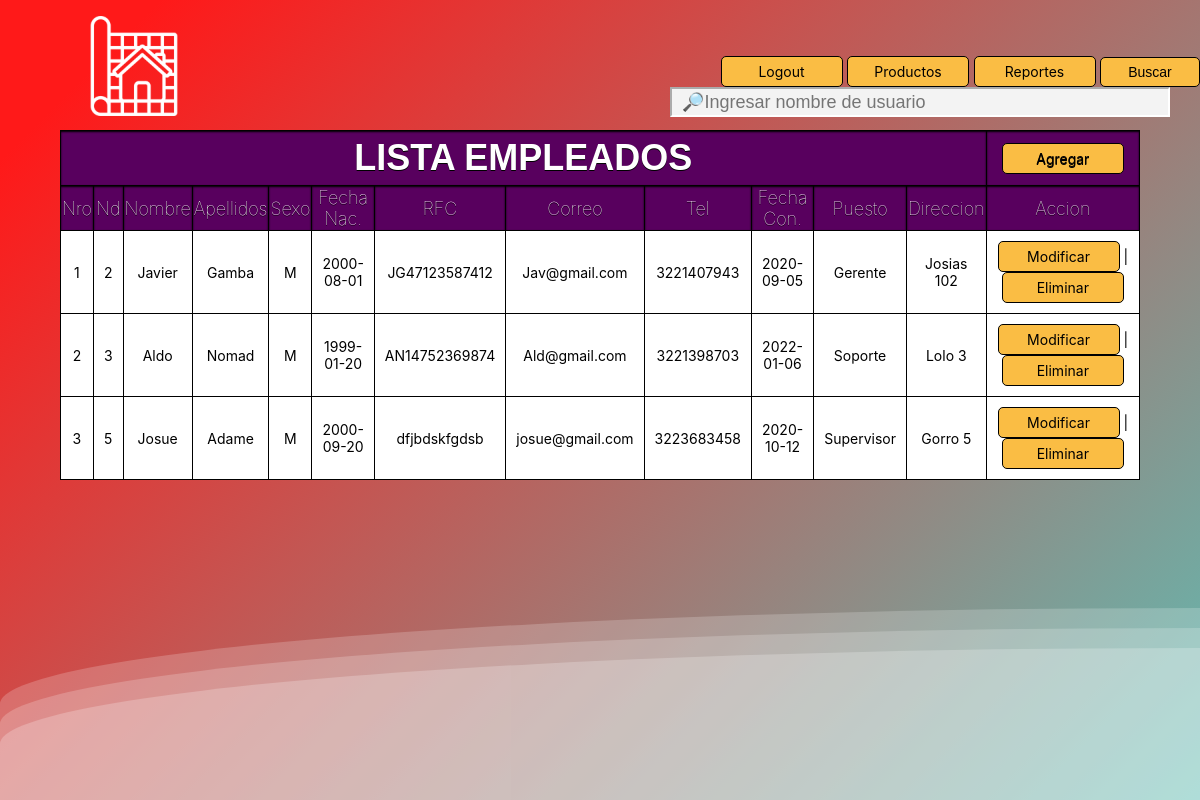
Page /admi/lis_emp.php on the committed database.
### tables this page shows
CREATE TABLE `empleados` (
  `id_empleado` int(11) NOT NULL,
  `nombre` varchar(20) DEFAULT NULL,
  `apellidos` varchar(20) DEFAULT NULL,
  `sexo` char(1) DEFAULT NULL,
  `fecha_nac` date DEFAULT NULL,
  `rfc` varchar(13) DEFAULT NULL,
  `correo` varchar(20) DEFAULT NULL,
  `pass` varchar(256) NOT NULL,
  `num_tel` varchar(10) DEFAULT NULL,
  `fecha_contratacion` date DEFAULT NULL,
  `puesto` varchar(15) DEFAULT NULL,
  `direccion` varchar(50) DEFAULT NULL,
  `estatus` int(11) NOT NULL
);

### admi/lis_emp.php (the view, shortened to what this page needs)
<?php
include_once("../conexion/conexionBD.php");
?>
<html>
<head>
		<link rel="stylesheet" href="../css/style.css">
        <link rel="stylesheet" href="../css/found.css">
</head>
<body>
    <div class="wave"></div>
     <div class="wave"></div>
     <div class="wave"></div>
    <table>
	<img src="../img/iconosh2.png">
			<div id="barrabuscar">
		<form method="POST">
        <a onclick="location.href='../login/log.php'">Logout</a>
        <a onclick="location.href='../admi/admi.php'">Productos</a>
        <a onclick="location.href='../admi/tic_admi.php'">Reportes</a>
	    <input type="submit" value="Buscar" name="btnbuscar"><input type="text" name="txtbuscar" id="cajabuscar" placeholder="&#128270;Ingresar nombre de usuario">
		</form>
		</div>
			<tr><th colspan="12"><h1>LISTA EMPLEADOS</h1><th><a style="font-weight: normal; font-size: 14px;" onclick="abrirform()">Agregar</a></th></tr>
			<tr>
		    <th>Nro</th>
			<th>Nd</th>
            <th>Nombre</th>
            <th>Apellidos</th>
            <th>Sexo</th>
            <th>Fecha Nac.</th>
            <th>RFC</th>
            <th>Correo</th>
            <th>Tel</th>
            <th>Fecha Con.</th>
            <th>Puesto</th>
            <th>Direccion</th>
            <th>Accion</th>
			</tr>
        <?php
if(isset($_POST['btnbuscar']))
{
$buscar = $_POST['txtbuscar'];
$queryusuarios = mysqli_query($conexion, "SELECT nd,user,correo,pass FROM empleado where user like '".$buscar."%' and estatus='0'");
}
else
{
$queryusuarios = mysqli_query($conexion, "SELECT * FROM empleados where estatus=0 ORDER BY id_empleado asc");
}
		$numerofila = 0;
        while($mostrar = mysqli_fetch_array($queryusuarios))
		{    $numerofila++;
            echo "<tr>";
			echo "<td>".$numerofila."</td>";
            echo "<td>".$mostrar['id_empleado']."</td>";
            echo "<td>".$mostrar['nombre']."</td>";
            echo "<td>".$mostrar['apellidos']."</td>";
			echo "<td>".$mostrar['sexo']."</td>";
			echo "<td>".$mostrar['fecha_nac']."</td>";
			echo "<td>".$mostrar['rfc']."</td>";
			echo "<td>".$mostrar['correo']."</td>";
			echo "<td>".$mostrar['num_tel']."</td>";
			echo "<td>".$mostrar['fecha_contratacion']."</td>";
			echo "<td>".$mostrar['puesto']."</td>";
			echo "<td>".$mostrar['direccion']."</td>";
            echo "<td style='width:26%'><a href=\"../admi/editar_emp.php?nd=$mostrar[id_empleado]\">Modificar</a> | <a href=\"../admi/eliminar_emp.php?nd=$mostrar[id_empleado]\" onClick=\"return confirm('¿Estás seguro de eliminar a $mostrar[nombre]?')\">Eliminar</a></td>";
}
        ?>
    </table>
</body>
</html>

### css/style.css (style rules this page uses)
body { background: linear-gradient(to bottom, #58005E, white); font-family: sans-serif; margin:0; padding:0; height: 100%; width: 100%; display: flex; flex-direction: column; }
table { text-align:center; width: 90%; border-collapse: collapse; border: 1px solid black; margin:50px auto; background: white; position: absolute; top: 10%; left: 5%; }
th { background: #58005E; height: 40px; font-weight: lighter; text-shadow: 0 1px 0 black; color: white; border: 1px solid black; box-shadow: inset 0px 1px 2px black; transition: all 0.2s; font-size: 18px; }
tr { border-bottom: 1px solid black; width:100%; }
td { border: 1px solid black; padding: 10px; transition: all 0.2s; font-size: 14px; }
a,input[type="submit"],button { font-size: 14px; text-align:center; width: 100px; display: inline-block; background-color:#FABD44; padding: 6px 10px; border-radius:5px; text-decoration: none; color:black; border:1px solid black; cursor:pointer; }
h1 { font-family: sans-serif; margin:5px; }
img { position: absolute; top: 2%; left: 5%; width:100px; height:100px; float:left; position:absolute; margin-left:2%; }
#barrabuscar { color:white; text-align:right; position: absolute; left: 42%; top: 5%; }
#cajabuscar { width:500px; height:30px; font-size:18px; background-color:#f3f3f3; border-color:white; padding-left:10px; margin: 0px 30px; }

### css/found.css (style rules this page uses)
body { margin: auto; font-family: -apple-system, BlinkMacSystemFont, sans-serif; overflow: auto; background: linear-gradient(315deg, rgba(101,0,94,1) 3%, rgba(60,132,206,1) 38%, rgba(48,238,226,1) 68%, rgba(255,25,25,1) 98%); animation: gradient 15s ease infinite; background-size: 400% 400%; background-attachment: fixed; }
.wave { background: rgb(255 255 255 / 25%); border-radius: 1000% 1000% 0 0; position: fixed; width: 200%; height: 12em; animation: wave 10s -3s linear infinite; transform: translate3d(0, 0, 0); opacity: 0.8; bottom: 0; left: 0; z-index: -1; }
.wave:nth-of-type(2) { bottom: -1.25em; animation: wave 18s linear reverse infinite; opacity: 0.8; }
.wave:nth-of-type(3) { bottom: -2.5em; animation: wave 20s -1s reverse infinite; opacity: 0.9; }

### rows in the picture
empleados: id_empleado "2", nombre "Javier", apellidos "Gamba", sexo "M", fecha_nac "2000-08-01", rfc "JG47123587412", correo "Jav@gmail.com", num_tel "3221407943", fecha_contratacion "2020-09-05", puesto "Gerente", direccion "Josias 102"
empleados: id_empleado "3", nombre "Aldo", apellidos "Nomad", sexo "M", fecha_nac "1999-01-20", rfc "AN14752369874", correo "Ald@gmail.com", num_tel "3221398703", fecha_contratacion "2022-01-06", puesto "Soporte", direccion "Lolo 3"
empleados: id_empleado "5", nombre "Josue", apellidos "Adame", sexo "M", fecha_nac "2000-09-20", rfc "dfjbdskfgdsb", correo "josue@gmail.com", num_tel "3223683458", fecha_contratacion "2020-10-12", puesto "Supervisor", direccion "Gorro 5"
